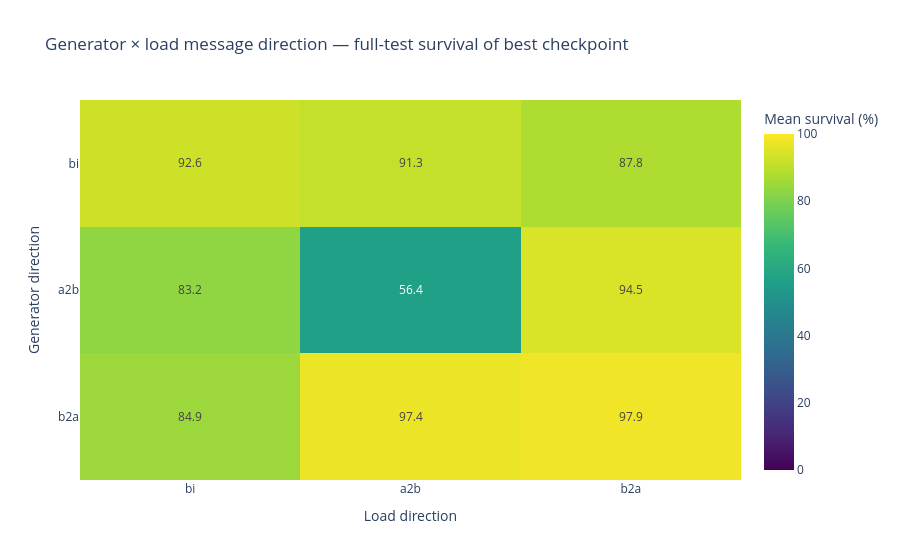

Notebook cell for this chart:
### Markdown cell above
## Direction heatmaps

Cell statistic: each run contributes the deterministic full-test survival of
its saved best checkpoint. The three seeds sharing a direction cell are then
averaged so every run has equal weight. This does not select the maximum test
value post hoc and does not average the final seven training evaluations.

Three views are produced:

1. **absolute** mean survival per direction pair;
2. **difference from the baseline** cell, on a diverging scale;
3. **seed count** per cell, to confirm each cell really has three runs.

Each heatmap is followed by the exact configs behind it.

### Code cell
HEATMAP_VALUE_COLUMN = "best_eval_survival_pct"
heatmap_endpoint_df = endpoint_df.dropna(
    subset=[HEATMAP_VALUE_COLUMN]
).copy()
excluded = len(endpoint_df) - len(heatmap_endpoint_df)
if excluded:
    print(f"Excluded {excluded} run(s) without a valid full-test result.")

DIRECTION_CODE_ORDER = [DIRECTION_CODES[name] for name in DIRECTION_ORDER]


def direction_table(frame, value_column, aggfunc="mean"):
    table = frame.pivot_table(
        index="generator_code",
        columns="load_code",
        values=value_column,
        aggfunc=aggfunc,
    )
    return table.reindex(
        index=DIRECTION_CODE_ORDER, columns=DIRECTION_CODE_ORDER
    ).rename_axis(index="generator", columns="load")


def show_direction_heatmap(
    table,
    title,
    color_label,
    colorscale="Viridis",
    zmin=None,
    zmax=None,
    zmid=None,
    text_format=".1f",
    source_df=None,
):
    if table.empty or table.notna().sum().sum() == 0:
        print(f"No data available for: {title}")
        return None
    print(title)
    display(table.round(2))
    kwargs = dict(
        text_auto=text_format,
        aspect="auto",
        color_continuous_scale=colorscale,
        labels={
            "x": "Load direction",
            "y": "Generator direction",
            "color": color_label,
        },
        title=title,
    )
    if zmin is not None:
        kwargs["zmin"] = zmin
    if zmax is not None:
        kwargs["zmax"] = zmax
    if zmid is not None:
        kwargs["color_continuous_midpoint"] = zmid
    figure = px.imshow(table, **kwargs)
    figure.show()
    if source_df is not None:
        detail = (
            source_df[
                [
                    "generator_code",
                    "load_code",
                    "seed",
                    "compute_backend",
                    "run_name",
                    "config_path",
                    "best_eval_step_m",
                    "best_eval_episodes",
                    "best_eval_source",
                    "best_eval_json",
                    HEATMAP_VALUE_COLUMN,
                ]
            ]
            .sort_values(["generator_code", "load_code", "seed"])
            .reset_index(drop=True)
        )
        print(f"Configs used for: {title}")
        with pd.option_context("display.max_colwidth", None):
            display(detail.round(2))
    return figure


absolute_table = direction_table(heatmap_endpoint_df, HEATMAP_VALUE_COLUMN)
show_direction_heatmap(
    absolute_table,
    "Generator × load message direction — full-test survival of best checkpoint",
    "Mean survival (%)",
    colorscale="Viridis",
    zmin=0,
    zmax=100,
    source_df=heatmap_endpoint_df,
)
print("done")

### Figure 1 — Plotly figure (JSON) as saved in the notebook; plotly's stock layout.template omitted (floating-point values rounded to 4 significant figures)
{"data": [{"coloraxis": "coloraxis", "hovertemplate": "Load direction: %{x}<br>Generator direction: %{y}<br>Mean survival (%): %{z}<extra></extra>", "name": "0", "texttemplate": "%{z:.1f}", "type": "heatmap", "x": ["bi", "a2b", "b2a"], "xaxis": "x", "y": ["bi", "a2b", "b2a"], "yaxis": "y", "z": [[92.65, 91.35, 87.76], [83.16, 56.41, 94.47], [84.93, 97.43, 97.94]]}], "layout": {"coloraxis": {"cmax": 100, "cmin": 0, "colorbar": {"title": {"text": "Mean survival (%)"}}, "colorscale": [[0, "#440154"], [0.1111, "#482878"], [0.2222, "#3e4989"], [0.3333, "#31688e"], [0.4444, "#26828e"], [0.5556, "#1f9e89"], [0.6667, "#35b779"], [0.7778, "#6ece58"], [0.8889, "#b5de2b"], [1, "#fde725"]]}, "title": {"text": "Generator × load message direction — full-test survival of best checkpoint"}, "xaxis": {"anchor": "y", "domain": [0, 1], "title": {"text": "Load direction"}}, "yaxis": {"anchor": "x", "autorange": "reversed", "domain": [0, 1], "title": {"text": "Generator direction"}}}}
